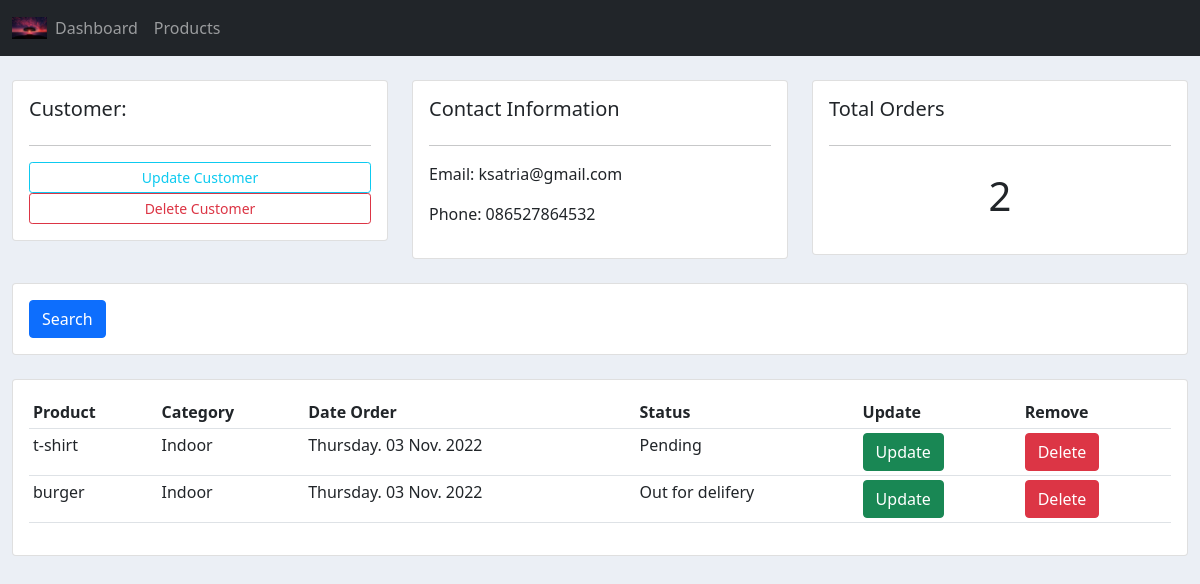
The page /customer/2 on the database its author committed.
### data/models.py (models this page shows, shortened)
class Customer(models.Model):
    nama = models.CharField(max_length=200, blank= True, null = True)
    no_hp = models.CharField(max_length=200, blank= True, null = True)
    email = models.CharField(max_length=200, blank= True, null = True)
    date_created = models.DateTimeField(auto_now_add = True, null = True)

class Order(models.Model):
    STATUS=(
        ('Pending', 'Pending'),
        ('Out for delifery', 'Out for delifery'),
        ('Delifered', 'Delifered'),
    )
    customer  = models.ForeignKey(Customer, null=True, on_delete=models.SET_NULL)
    product  = models.ForeignKey(Product, null=True, on_delete=models.SET_NULL)
    date_created = models.DateTimeField(auto_now_add = True, null = True)
    status = models.CharField(max_length=200, null=True, choices=STATUS)

class Product(models.Model):
    CATEGORY=(
        ('Indoor', 'Indoor'),
        ('Out Door', 'Out Door'),
    )
    name = models.CharField(max_length=200, blank=True, null=True)
    price = models.IntegerField(blank=True, null=True)
    category = models.CharField(max_length=200, blank=True, null=True, choices=CATEGORY)
    description = models.CharField(max_length=200, blank=True, null=True)
    date_created = models.DateTimeField(auto_now_add = True, null = True)
    tag = models.ManyToManyField(Tag)
    def __str__(self):
        return self.name
    class Meta:
        verbose_name_plural = "Product"

### data/views.py (the view)
# urls.py: path('customer/<str:pk>',views.customer, name="customer" ),
def customer(request, pk):
    detailcustomer = Customer.objects.get(id = pk)
    order_customer = detailcustomer.order_set.all()
    total_customer = order_customer.count()
    context ={
        'customer'  : detailcustomer,
        'judul'     : 'Halaman Pelanggan',
        'menu'      : 'pelanggan',
        'data_order_customer' : order_customer,
        'data_total_customer' : total_customer,
    }
    return render(request, 'data/customer.html', context)

### data/templates/data/customer.html
{% extends "data/main.html" %}
{% block content%}
<br>
<div class="container-fluid">
    <div class="row">
        <div class="col-md-4">
            <div class="card card-body">
                <h5>Customer:</h5>
                <hr>
                <a href="" class="btn btn-outline-info btn-sm btn-block">Update Customer</a>
                <a href="" class="btn btn-outline-danger btn-sm btn-block">Delete Customer</a>
            </div>
        </div>
            <div class="col-md-4">
                <div class="card card-body">
                    <h5>Contact Information</h5>
                    <hr>
                    <p>Email: {{ customer.email }}</p>
                    <p>Phone: {{ customer.no_hp }}</p>
                </div>
            </div>
            <div class="col-md-4">
                <div class="card card-body">
                    <h5>Total Orders</h5>
                    <hr>
                    <h1 style="text-align: center; padding:10px;">{{data_total_customer}}</h1>
                </div>
            </div>
    </div>
    <br>
    <div class="row">
        <div class="col">
            <div class="card card-body">
                <form method="get">
                    <button class ="btn btn-primary" type="submit">Search</button>
                </form>
            </div>
        </div>
    </div>
    <br>
    <div class="row">
        <div class="col-md">
            <div class="card card-body">
                <table class="table table-sm">
                    <tr>
                        <th>Product</th>
                        <th>Category</th>
                        <th>Date Order</th>
                        <th>Status</th>
                        <th>Update</th>
                        <th>Remove</th>
                    </tr>
                    {% for tampil_order_customer in data_order_customer %}
                    <tr>
                        <td>{{ tampil_order_customer.product }}</td>
                        <td>{{ tampil_order_customer.product.category }}</td>
                        <td>{{ tampil_order_customer.date_created|date:"l. d N Y" }}</td>
                        <td>{{ tampil_order_customer.status }}</td>
                        <td><a href="{% url 'update_order' tampil_order_customer.id %}" class="btn btn-success">Update</a></td>
                        <td><a href="{% url 'delete_order' tampil_order_customer.id %}" class="btn btn-danger">Delete</a></td>
                    </tr>
                    {% endfor %}
                </table>
            </div>
        </div>
    </div>
</div>
{% endblock %}

### static/css/main.css (style rules this page uses)
body { background-color: #ebeff5; }

### rows shown on the page
Customer: email "ksatria@gmail.com", no_hp "086527864532"
Order: product "t-shirt", product.category "Indoor", date_created "Thursday. 03 Nov. 2022", status "Pending"
Order: product "burger", product.category "Indoor", date_created "Thursday. 03 Nov. 2022", status "Out for delifery"

### other values the page prints
{{ data_total_customer }} "2"
